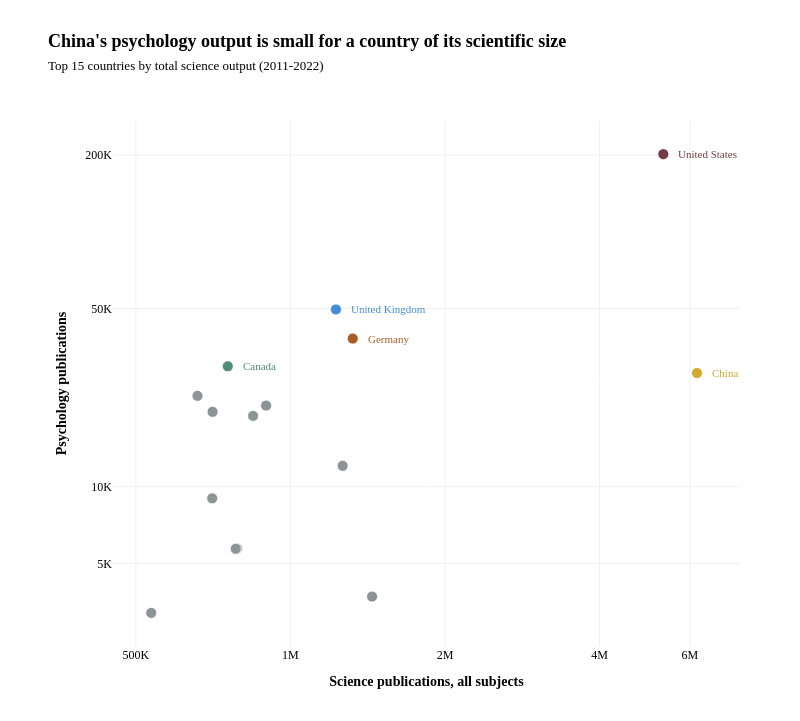

Source (notebook cell):
### Markdown cell above
### Volume against share

### Code cell
top = (country_summary_11_22
       .dropna(subset=['SE_articles_total', 'psych_share'])
       .nlargest(15, 'SE_articles_total')
       .copy())

# Same colour per country as the trend chart; the other ten sit in FAINT
HILITE = {'United States': LEAD,
          'China': ALT,
          'United Kingdom': UK_C,
          'Canada': CA_C,
          'Germany': DE_C}

scatter_fig = go.Figure()

scatter_fig.add_trace(go.Scatter(
    x=top['SE_articles_total'].tolist(),
    y=top['Publications'].tolist(),
    mode="markers", showlegend=False,
    marker=dict(size=11, line=dict(width=0.8, color="white"),
                color=[HILITE.get(c, FAINT) for c in top['Country']]),
    customdata=top[['Country', 'psych_share']].values.tolist(),
    hovertemplate=("<b>%{customdata[0]}</b><br>"
                   "%{x:,.0f} science publications<br>"
                   "%{y:,.0f} psychology publications<br><extra></extra>")))

LABELLED = set(HILITE)

for _, r in top[top['Country'].isin(LABELLED)].iterrows():
    scatter_fig.add_annotation(
        x=np.log10(r['SE_articles_total']), y=np.log10(r['Publications']),
        text=r['Country'], showarrow=False, xanchor="left", xshift=13,
        font=dict(family=SANS, size=11, color=HILITE.get(r['Country'], FAINT)))

scatter_fig.update_xaxes(
    type="log", title="<b>Science publications, all subjects</b>",
    showgrid=True, gridcolor=GRID, zeroline=False,
    tickvals=[5e5, 1e6, 2e6, 4e6, 6e6],
    ticktext=[short_number(v) for v in [5e5, 1e6, 2e6, 4e6, 6e6]],
    tickfont=dict(family=SANS, size=12))

scatter_fig.update_yaxes(
    type="log", title="<b>Psychology publications</b>",
    showgrid=True, gridcolor=GRID, zeroline=False,
    tickvals=[2e3, 5e3, 1e4, 5e4, 2e5],
    ticktext=[short_number(v) for v in [2e3, 5e3, 1e4, 5e4, 2e5]],
    tickfont=dict(family=SANS, size=12))

scatter_fig.update_layout(
    autosize=True, paper_bgcolor=BG, plot_bgcolor=BG,
    font=dict(family=SANS, size=12, color="black"),
    # l as in trend_fig, but wider tick labels ("200K") need more room
    hoverlabel=HOVER, margin=dict(t=30, b=55, l=70, r=40))

titled(scatter_fig,
       "China's psychology output is small for a country of its scientific size",
       "Top 15 countries by total science output (2011-2022)",
       png="science_vs_psych_scatter.png", height=721, margin=dict(t=121, b=75, l=113, r=60), title_top=47)

# China's psychology output is small for a country of its scientific size

### Figure 1 — Plotly figure (JSON) as saved in the notebook; plotly's stock layout.template omitted (floating-point values rounded to 4 significant figures)
{"data": [{"customdata": [["China", 0.004506], ["United States", 0.03788], ["India", 0.002569], ["Germany", 0.02882], ["Japan", 0.00955], ["United Kingdom", 0.04042], ["Italy", 0.0232], ["France", 0.0224], ["Russia", 0.007267], ["South Korea", 0.007292], ["Canada", 0.03929], ["Spain", 0.02787], ["Brazil", 0.01277], ["Australia", 0.03446], ["Iran", 0.005968]], "hovertemplate": "<b>%{customdata[0]}</b><br>%{x:,.0f} science publications<br>%{y:,.0f} psychology publications<br><extra></extra>", "marker": {"color": ["#D1A830", "#733D47", "#8C9495", "#AA5D28", "#8C9495", "#448DD4", "#8C9495", "#8C9495", "#8C9495", "#8C9495", "#4E8C7B", "#8C9495", "#8C9495", "#8C9495", "#8C9495"], "line": {"color": "white", "width": 0.8}, "size": 11}, "mode": "markers", "showlegend": false, "type": "scatter", "x": [6193000.0, 5324000.0, 1442000.0, 1322000.0, 1264000.0, 1226000.0, 896600.0, 845800.0, 786800.0, 782300.0, 755000.0, 705300.0, 704100.0, 659100.0, 535600.0], "y": [27900.0, 201700.0, 3705.0, 38100.0, 12070.0, 49570.0, 20800.0, 18950.0, 5718.0, 5704.0, 29660.0, 19650.0, 8995.0, 22710.0, 3196.0]}], "layout": {"annotations": [{"font": {"color": "#D1A830", "family": "Libre Franklin", "size": 11}, "showarrow": false, "text": "China", "x": 6.792, "xanchor": "left", "xshift": 13, "y": 4.446}, {"font": {"color": "#733D47", "family": "Libre Franklin", "size": 11}, "showarrow": false, "text": "United States", "x": 6.726, "xanchor": "left", "xshift": 13, "y": 5.305}, {"font": {"color": "#AA5D28", "family": "Libre Franklin", "size": 11}, "showarrow": false, "text": "Germany", "x": 6.121, "xanchor": "left", "xshift": 13, "y": 4.581}, {"font": {"color": "#448DD4", "family": "Libre Franklin", "size": 11}, "showarrow": false, "text": "United Kingdom", "x": 6.089, "xanchor": "left", "xshift": 13, "y": 4.695}, {"font": {"color": "#4E8C7B", "family": "Libre Franklin", "size": 11}, "showarrow": false, "text": "Canada", "x": 5.878, "xanchor": "left", "xshift": 13, "y": 4.472}], "autosize": false, "font": {"color": "black", "family": "Libre Franklin", "size": 12}, "height": 721, "hoverlabel": {"bgcolor": "white", "bordercolor": "rgba(0, 0, 0, 0.1)", "font": {"color": "black", "family": "Libre Franklin", "size": 12}}, "margin": {"b": 75, "l": 113, "r": 60, "t": 121}, "paper_bgcolor": "white", "plot_bgcolor": "white", "title": {"font": {"color": "black", "family": "Libre Franklin", "size": 18}, "text": "<b>China's psychology output is small for a country of its scientific size</b><br><span style='font-family:Libre Baskerville;font-size:13px'>Top 15 countries by total science output (2011-2022)</span>", "x": 0.06, "xanchor": "left", "xref": "container", "y": 0.9348, "yanchor": "top"}, "width": 800, "xaxis": {"gridcolor": "#F0F0F0", "showgrid": true, "tickfont": {"family": "Libre Franklin", "size": 12}, "ticktext": ["500K", "1M", "2M", "4M", "6M"], "tickvals": [500000, 1000000, 2000000, 4000000, 6000000], "title": {"text": "<b>Science publications, all subjects</b>"}, "type": "log", "zeroline": false}, "yaxis": {"gridcolor": "#F0F0F0", "showgrid": true, "tickfont": {"family": "Libre Franklin", "size": 12}, "ticktext": ["2K", "5K", "10K", "50K", "200K"], "tickvals": [2000, 5000, 10000, 50000, 200000], "title": {"text": "<b>Psychology publications</b>"}, "type": "log", "zeroline": false}}}
